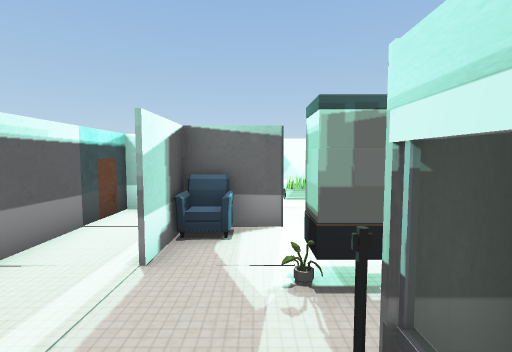
[1] (above)

13 first-person views from a walk through a Unity game level. The camera is 1.4 m above the floor, tilts 4° down and sees 85° across. The floor is counted in squares, 1 m on a side. Each view is taken from the middle of a square. On the plan, view 1 faces up. The plan holds only what a view shows up to about 14 squares ahead; the rest is blank. The player character is not drawn. Door leaves are left out, so doorways stand open.

[2]
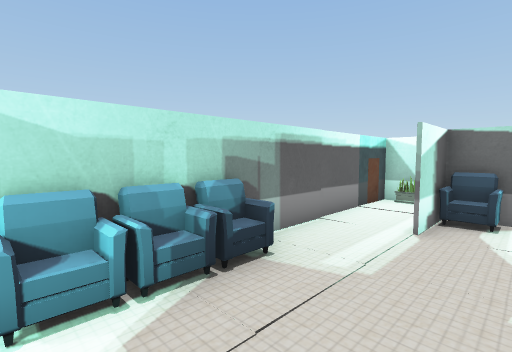

[3]
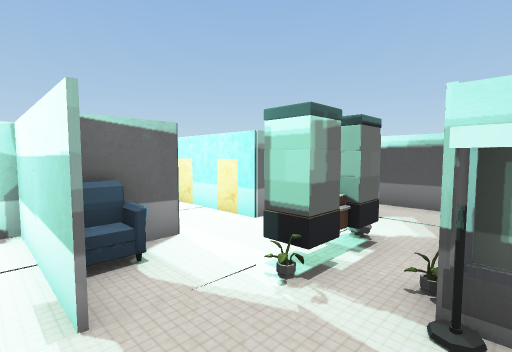

[4]
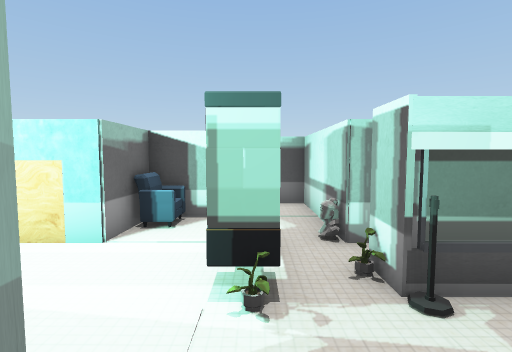

[5]
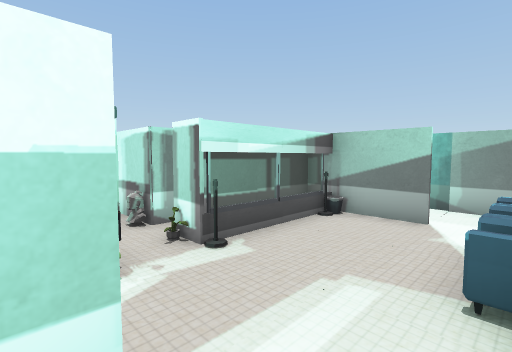

[6]
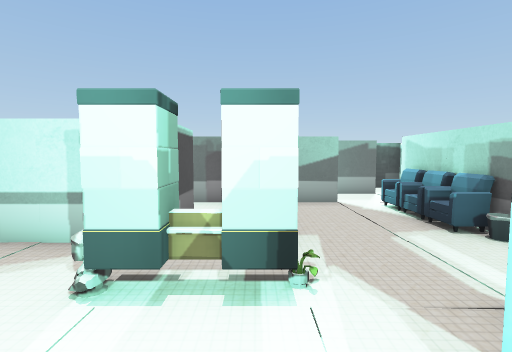

[7]
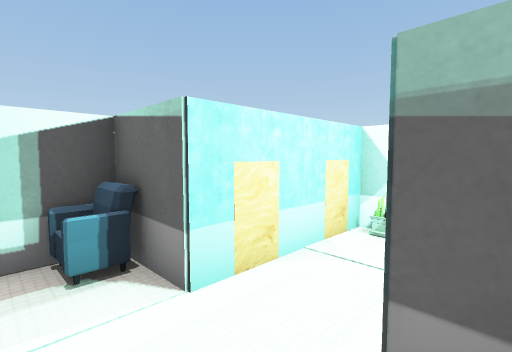

[8]
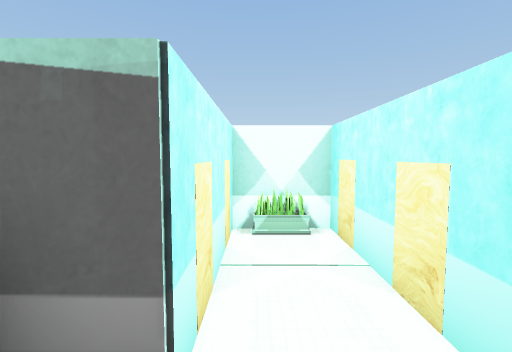

[9]
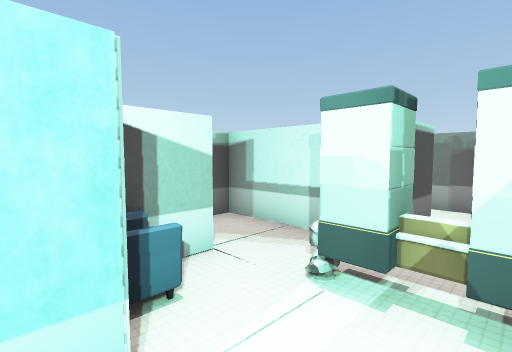

[10]
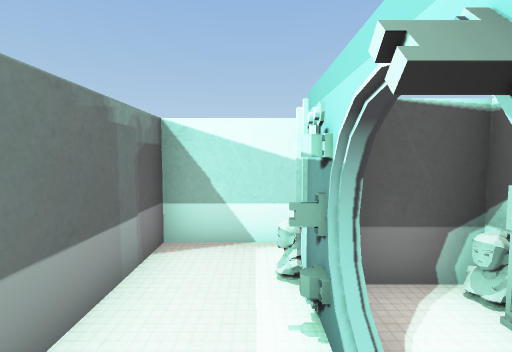

[11]
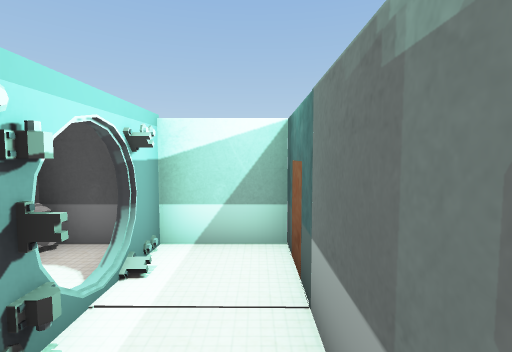

[12]
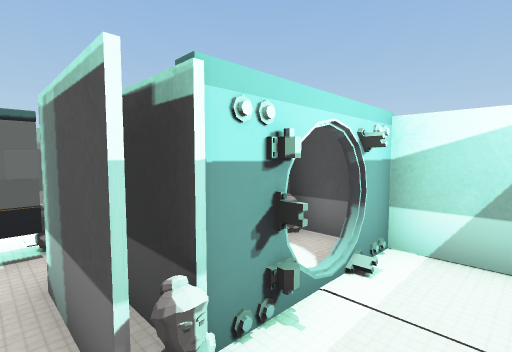

[13]
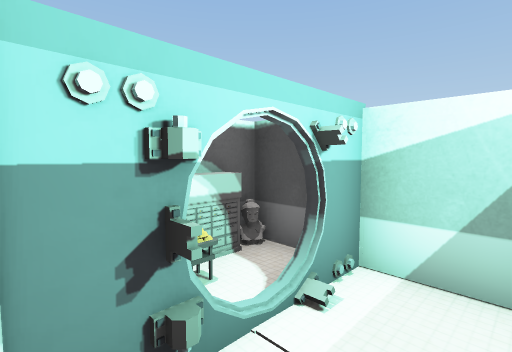

### Floor plan
Points are (right, up) in squares from view 1. A wall is a line through its corners. A room is listed if a view was taken in it or the views show most of it. See-through windows are left out.
Room 1 (views 1, 2, 3, 4, 5, 7, 8)
walls: (-1.5, 3.4) (-1.5, 7.5); (0.4, 1.4) (0.9, 1.4); (0.5, 5.5) (-1.4, 5.5) (-1.4, 3.5); (2.5, -0.6) (2.5, 0.6); (-1.6, -2.5) (0.9, -2.5); (3, -0.5) (3, 0.5); (0.7, -2.5) (0.7, 1.5) (1.6, 1.5); (1.5, -2.5) (1.5, 1.5); (4.4, 3.4) (4.4, 5.5) (2.5, 5.5); (-3.4, 7.5) (-3.4, -2.5)
ways out: opening at (1, 5) to room 2; opening at (2, 0) to room 3
objects: sofa (-3, -2) to (-3, -1); sofa (-3, 0); sofa (-3, 1); plant (-3, 7); sofa (-1, 5); pillar (0, 3); plant (1, 2); plant (1, 3); pillar (2, 3); statue (3, 1); statue (3, 2); statue (3, 3); sofa (4, 5)
Room 2 (views 6, 9)
walls: (2.5, 5.5) (2.5, 9.4) (0.5, 9.4) (0.5, 5.5)
ways out: opening at (1, 5) to room 1
objects: plant (1, 9)
Room 3 (views 10, 11, 12, 13)
walls: (4.6, -0.5) (3, -0.5); (1.5, -0.2) (1.5, -2.5); (0.9, -2.5) (6.4, -2.5) (6.4, -0.5) (4.9, -0.5)
ways out: opening at (2, 0) to room 1; open door at (4.5, -0.5)
objects: statue (3, -1)
Room 4 (no view inside)
walls: (6.5, 1.5) (5.3, 1.5); (6.4, 0.1) (6.4, 3)
objects: statue (6, 1)

Where each view was taken, in squares from view 1:
view 1: 0 up, 0 right, facing up
view 2: 2 down, 0 right, facing up-left
view 3: 1 up, 2 left, facing up-right
view 4: 3 up, 2 left, facing right
view 5: 4 up, 3 left, facing down-right
view 6: 6 up, 1 right, facing down
view 7: 4 up, 3 right, facing up-left
view 8: 4 up, 1 right, facing up
view 9: 6 up, 1 right, facing down-right
view 10: 1 down, 6 right, facing left
view 11: 2 down, 2 right, facing right
view 12: 2 down, 2 right, facing up-right
view 13: 2 down, 3 right, facing up-right
